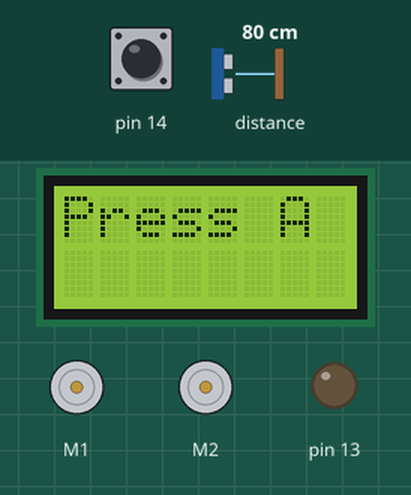
The sketch below on a simulated Arduino Leonardo, built with avr-gcc and run on an emulated ATmega32U4. On the bench: 8×2 character LCD, 2 × DC motor (green arrow = forward, orange = backward, longer = faster), output pins drawn as LEDs (lit = HIGH). Inputs (shaded band) come from the test bench; at power-on: pin 14 HIGH, distance to the obstacle 80 cm.

Above: at 0.8 s.
0.9 s: pin 14 pulled LOW for 0.15 s
At 1.4 s:
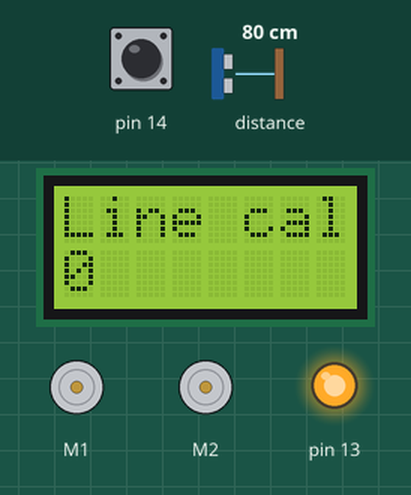
4.0 s: distance to the obstacle set to 60 cm
7.0 s: distance to the obstacle set to 53 cm
At 8.3 s:
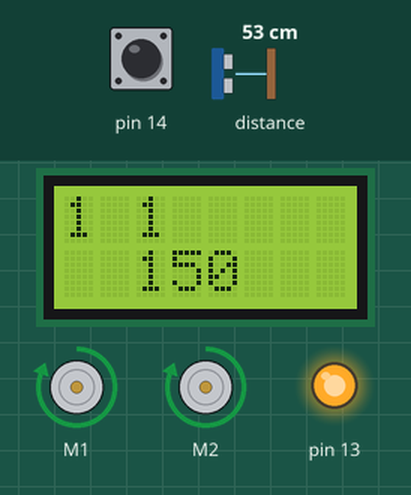
9.3 s: distance to the obstacle set to 120 cm
At 10.8 s:
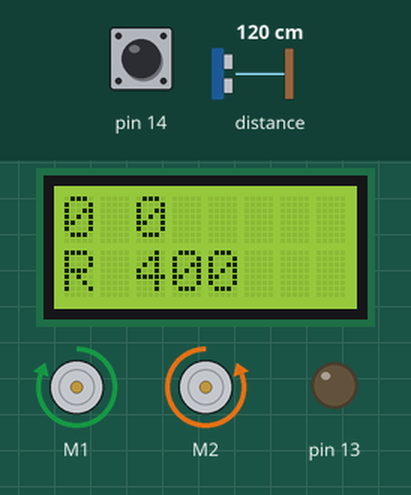
Timing chart, 0 to 11.9 s (numbered marks = the images above; inputs shaded):
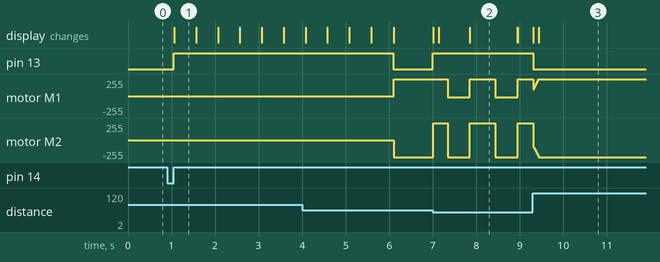

Measured:
- the behaviour switches between 56 and 55 cm on distance to the obstacle (found by bisection; images 1 and 2)
- after the input at 0.9 s, pin 13: LOW → HIGH after 0.16 s; the display: changes after 0.16 s (image 1)
- after the input at 7.0 s, pin 13: LOW → HIGH at once; motor M1: alternates forward 255/255 for 0.59 s and backward 19/255 for 0.51 s, starting after 0.35 s
- after the input at 9.3 s, pin 13: HIGH → LOW at once; the display: first changes at once (image 3 shows a later state)
- what the display in image 1 shows lasts 0.5 s, from 1.1 s to 1.6 s
- what the display in image 2 shows lasts 1.0 s, from 7.9 s to 8.9 s

The sketch:

Alternate.ino
```cpp
#include <Wire.h>
#include <Zumo32U4.h>

Zumo32U4LCD lcd;
Zumo32U4Motors motors;
Zumo32U4ProximitySensors proxSensors;
Zumo32U4ButtonA buttonA;
Zumo32U4LineSensors lineSensors;

// A sensors reading must be greater than or equal to this
// threshold in order for the program to consider that sensor as
// seeing an object.
const uint8_t sensorThreshold = 1;

// The maximum speed to drive the motors while turning.  400 is
// full speed.
const uint16_t turnSpeedMax = 400;

// The minimum speed to drive the motors while turning.  400 is
// full speed.
const uint16_t turnSpeedMin = 150;

// The amount to decrease the motor speed by during each cycle
// when an object is seen.
const uint16_t deceleration = 15;

// The amount to increase the speed by during each cycle when an
// object is not seen.
const uint16_t acceleration = 15;

#define LEFT 0
#define RIGHT 1

// Stores the last indication from the sensors about what
// direction to turn to face the object.  When no object is seen,
// this variable helps us make a good guess about which direction
// to turn.
bool senseDir = RIGHT;

// True if the robot is turning left (counter-clockwise).
bool turningLeft = false;

// True if the robot is turning right (clockwise).
bool turningRight = false;

// If the robot is turning, this is the speed it will use.
uint16_t turnSpeed = turnSpeedMax;

// The time, in milliseconds, when an object was last seen.
uint16_t lastTimeObjectSeen = 0;

//line sensor values in this order {L, C, R}
uint16_t lineSensorValues[3] = {0, 0, 0};

//threshold that distinguishes between on the line and off the line
//initially set to 1000, but changed using calibrateLineSensors()
uint16_t lineThreshold = 1000;

// The variable is used when adjusting the charge speed
// The chargeLeft and chargeRight starts at maximum speed
float chargeSpeed = 400;

// Desicribe the deceleration of charging speed
float chargeSpeedModifier = 0.985;

//Charge time
uint16_t chargeTime = 30;

void setup()
{
  proxSensors.initFrontSensor();

  // Wait for the user to press A before driving the motors.
  lcd.clear();
  lcd.print(F("Press A"));
  buttonA.waitForButton();
  //delay(1000);
  //test code
  lcd.clear();
  //initializes three line sensor configuration
  lineSensors.initThreeSensors();
  calibrateLineSensors();
}

void calibrateLineSensors(){
  uint32_t average = 0;
  //turns on yellow LED to show that it is calibrating
  ledYellow(1);
  lcd.clear();
  lcd.print(F("Line cal"));

  //Calculates the average value of black using the three line sensors
  for (uint16_t i = 0; i < 10; i++)
  {
    lineSensors.read(lineSensorValues);
    lcd.gotoXY(0, 1);
    lcd.print(i);
    average += (lineSensorValues[0] + lineSensorValues[1] + lineSensorValues[2]);
    delay(500);
  }

  average = average/(3 * 10);
  lineThreshold = average;
  ledYellow(0);
  lcd.clear();
}

void turnRight()
{
  motors.setSpeeds(turnSpeed, -turnSpeed);
  turningLeft = false;
  turningRight = true;
}

void chargeRight()
{
  if(turningLeft == true&&turningRight == false){
    chargeSpeed=400;
  }
  chargeSpeed = chargeSpeed * chargeSpeedModifier;
  motors.setSpeeds(turnSpeedMax, chargeSpeed);
  turningLeft = false;
  turningRight = true;
}

void turnLeft()
{
  motors.setSpeeds(-turnSpeed, turnSpeed);
  turningLeft = true;
  turningRight = false;
}

void chargeLeft()
{
  if(turningLeft == false&&turningRight == true){
    chargeSpeed=400;
  }
  chargeSpeed = chargeSpeed * chargeSpeedModifier;
  motors.setSpeeds(chargeSpeed, turnSpeedMax);
  turningLeft = true;
  turningRight = false;
}

void charge()
{
  motors.setSpeeds(turnSpeedMax, turnSpeedMax);
  turningLeft = false;
  turningRight = false;
}

int16_t CheckLineSensors(){
  lineSensors.read(lineSensorValues);
  bool leftLineOn = false;
  bool centerLineOn = false;
  bool rightLineOn = false;

  //Checks to see if on the line by checking if the value is below
  //half the value that was calibrated as black
  if(lineSensorValues[0] < (lineThreshold)/2){
    leftLineOn = true;
  }
  if(lineSensorValues[1] < (lineThreshold)/2){
    centerLineOn = true;
  }
  if(lineSensorValues[2] < (lineThreshold)/2){
    rightLineOn = true;
  }

//if(leftLineOn || centerLineOn || rightLineOn){
//    return 1;
//  }else{
//    return 0;
//  }

  //if only left sensor is on return 1
  if(leftLineOn && !centerLineOn && !rightLineOn){
    return 1;
  }
  //if only right sensor is on return 2
  else if(!leftLineOn && !centerLineOn && rightLineOn){
    return 2;
  }
  //if left and center sensors are on return 3
  else if(leftLineOn && centerLineOn){
    return 3;
  }
  //if right and center sensors are on return 4
  else if(centerLineOn && rightLineOn){
    return 4;
  }
  //if all sensors are on return 5
  else if(leftLineOn && centerLineOn && rightLineOn){
    return 5;
  }
  //if no sensors are on return 0
  else{
    return 0;
  }
}

void JumpBack() {
  int16_t sensor = CheckLineSensors();

  switch (sensor) {
    //If only the left line sensor sees a line, go backward and to the right
    case (1):
      motors.setSpeeds(-turnSpeedMax, -.85 * turnSpeedMax);
      delay(200);
      break;
    //If only the left line sensor sees a line, go backward and to the left
    case (2):
      motors.setSpeeds(-.85 * turnSpeedMax, -turnSpeedMax);
      delay(200);
      break;
    //If left and center line sensors see a line, go backward and to the right
    case (3):
      motors.setSpeeds(-turnSpeedMax, -.85 * turnSpeedMax);
      delay(200);
      break;
    //If right and center line sensors see a line, go backward and to the left
    case (4):
      motors.setSpeeds(-.85 * turnSpeedMax, -turnSpeedMax);
      delay(200);
      break;
    //If all three line sensors see a line, go straight backward
    case (5):
      motors.setSpeeds(-turnSpeedMax, -turnSpeedMax);
      delay(200);
      break;
  }

//  if(sensor!=0){
//    lcd.print(sensor);
//    motors.setSpeeds(-turnSpeedMax, -turnSpeedMax);
//    delay(200);
//  }
}

void Turn() {
    motors.setSpeeds(-30, -turnSpeedMax);
    delay(500);
    turningRight = true;
    turningLeft = false;
}

void loop()
{
  // Read the front proximity sensor and gets its left value (the
  // amount of reflectance detected while using the left LEDs)
  // and right value.
  proxSensors.read();
  uint8_t leftValue = proxSensors.countsFrontWithLeftLeds();
  uint8_t rightValue = proxSensors.countsFrontWithRightLeds();

  JumpBack();
  // Determine if an object is visible or not.
  bool objectSeen = leftValue >= sensorThreshold || rightValue >= sensorThreshold;

  if (objectSeen)
  {
    // An object is visible, so we will start decelerating in
    // order to help the robot find the object without
    // overshooting or oscillating.
    turnSpeed -= deceleration;
  }
  else
  {
    // An object is not visible, so we will accelerate in order
    // to help find the object sooner.
    turnSpeed += acceleration;
  }

  // Constrain the turn speed so it is between turnSpeedMin and
  // turnSpeedMax.
  turnSpeed = constrain(turnSpeed, turnSpeedMin, turnSpeedMax);

  if (objectSeen)
  {
    // An object seen.
    ledYellow(1);

    lastTimeObjectSeen = millis();

    bool lastTurnRight = turnRight;

    if (leftValue < rightValue)
    {
      // The right value is greater, so the object is probably
      // closer to the robot's right LEDs, which means the robot
      // is not facing it directly.  Turn to the right to try to
      // make it more even.
      chargeRight();
      chargeTime ++;
      senseDir = RIGHT;
    }
    else if (leftValue > rightValue)
    {
      // The left value is greater, so turn to the left.
      chargeLeft();
      chargeTime ++;
      senseDir = LEFT;
    }
    else if(chargeTime > 70){
      chargeTime = 0;
      Turn();
    }
    else
    {
      // The values are equal, so stop the motors.
      charge();
      chargeTime ++;
    }
  }
  else
  {
    // No object is seen, so just keep turning in the direction
    // that we last sensed the object.
    ledYellow(0);

    if (senseDir == RIGHT)
    {
      turnRight();
    }
    else
    {
      turnLeft();
    }
  }

  lcd.gotoXY(0, 0);
  lcd.print(leftValue);
  lcd.print(' ');
  lcd.print(rightValue);
  lcd.gotoXY(0, 1);
  lcd.print(turningRight ? 'R' : (turningLeft ? 'L' : ' '));
  lcd.print(' ');
  lcd.print(turnSpeed);
  lcd.print(' ');
  lcd.print(' ');
}
```
